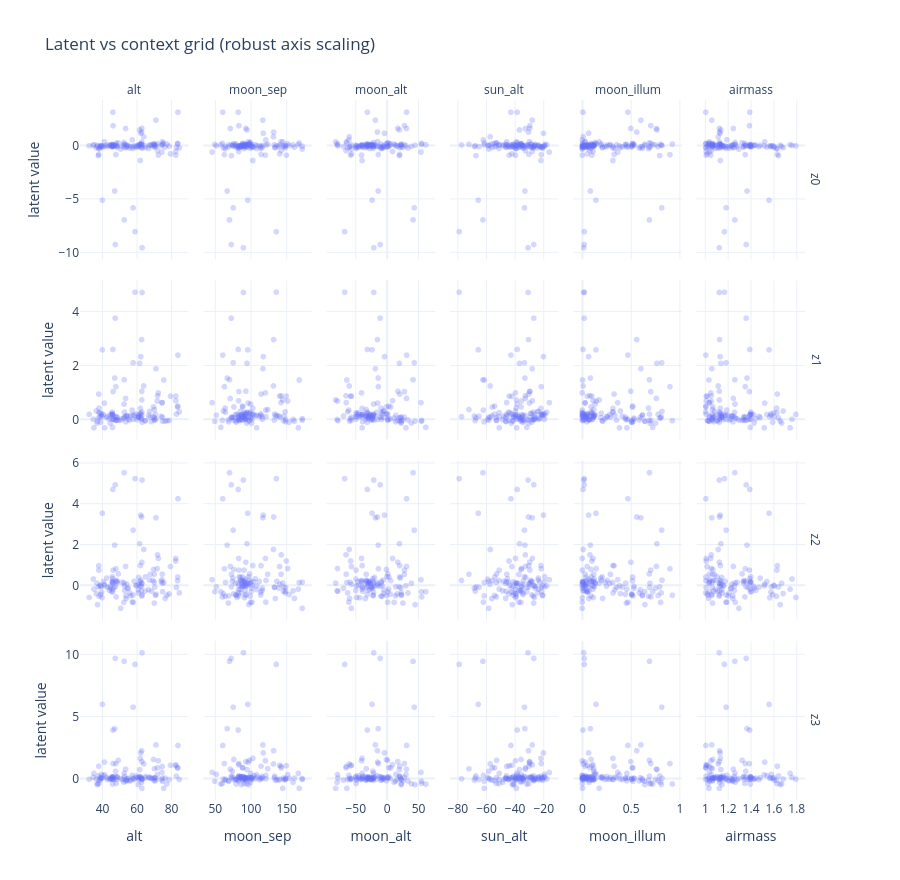
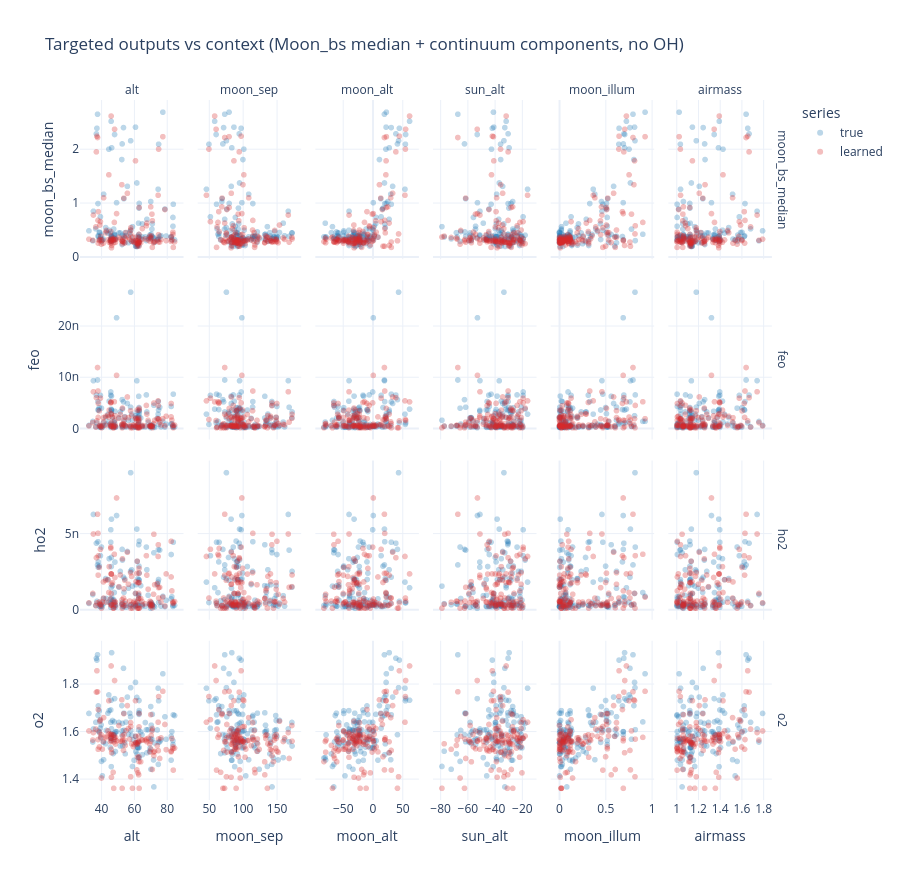

The code cell stored with these charts, in order, in its notebook:
### Code cell
# Diagnostics: coefficient-wise metrics + latent diagnostics
import numpy as np
import pandas as pd
from astropy.table import Table
import plotly.express as px

required = [
    "artifacts", "coef_mat", "ctx_mat", "coef_names",
    "coef_hat_phys", "mu_t_clip"
]
missing = [name for name in required if name not in globals()]
if missing:
    raise RuntimeError(
        "Run Cell 7 first. Missing variables: " + ", ".join(missing)
    )

model = artifacts["model"]
model.eval()

device = artifacts["device"]
test_idx = artifacts["test_idx"]
coef_scaler = artifacts["coef_scaler"]
ctx_scaler = artifacts["ctx_scaler"]

# Use training-time context names when available; avoid global overwrite from later cells.
ctx_names_train = artifacts.get("ctx_names", None)
if ctx_names_train is None:
    if "context_cols" in globals() and len(context_cols) == ctx_mat.shape[1]:
        ctx_names_train = list(context_cols)
    elif "ctx_names" in globals() and len(ctx_names) == ctx_mat.shape[1]:
        ctx_names_train = list(ctx_names)
    else:
        ctx_names_train = [f"ctx_{i}" for i in range(ctx_mat.shape[1])]

coef_test_phys = coef_mat[test_idx].astype(np.float32)
ctx_test_phys = ctx_mat[test_idx].astype(np.float32)

# Consume Cell 7 outputs directly (no duplicate clipping/re-encoding here).
if coef_hat_phys.shape != coef_test_phys.shape:
    raise RuntimeError(
        f"Prediction shape mismatch. coef_hat_phys={coef_hat_phys.shape}, coef_test_phys={coef_test_phys.shape}. "
        "Re-run Cell 7 before diagnostics."
    )

if "z_clip_frac" in globals() and "coef_clip_frac" in globals():
    print(f"Latent clipping fraction (from Cell 7): {100.0 * float(z_clip_frac):.2f}%")
    print(f"Decoded-output clipping fraction (from Cell 7): {100.0 * float(coef_clip_frac):.2f}%")

# ----- Coefficient-wise metrics -----
rmse = np.sqrt(np.mean((coef_hat_phys - coef_test_phys) ** 2, axis=0))
mae = np.mean(np.abs(coef_hat_phys - coef_test_phys), axis=0)

corr = []
for j in range(coef_test_phys.shape[1]):
    x = coef_test_phys[:, j]
    y = coef_hat_phys[:, j]
    if np.std(x) < 1e-12 or np.std(y) < 1e-12:
        corr.append(np.nan)
    else:
        corr.append(float(np.corrcoef(x, y)[0, 1]))
corr = np.array(corr)

metrics_tbl = Table(
    {
        "coef_name": coef_names,
        "rmse": rmse,
        "mae": mae,
        "corr": corr,
    }
)
metrics_tbl.sort("rmse")

print("Top 15 coefficients by lowest RMSE:")
metrics_tbl[:15]

print("\nWorst 15 coefficients by RMSE:")
metrics_tbl[::-1][:15]

print("\nGlobal summary on test set:")
print(f"  mean RMSE = {np.nanmean(rmse):.5g}")
print(f"  median RMSE = {np.nanmedian(rmse):.5g}")
print(f"  mean corr = {np.nanmean(corr):.5g}")
print(f"  median corr = {np.nanmedian(corr):.5g}")

o2_mask = np.array([str(name).lower().startswith("o2") for name in coef_names])
if np.any(o2_mask):
    print("\nO2-specific summary:")
    print(f"  mean RMSE = {np.nanmean(rmse[o2_mask]):.5g}")
    print(f"  median RMSE = {np.nanmedian(rmse[o2_mask]):.5g}")
    print(f"  mean corr = {np.nanmean(corr[o2_mask]):.5g}")
    print(f"  median corr = {np.nanmedian(corr[o2_mask]):.5g}")

    o2_tbl = Table(
        {
            "coef_name": np.array(coef_names)[o2_mask],
            "rmse": rmse[o2_mask],
            "mae": mae[o2_mask],
            "corr": corr[o2_mask],
        }
    )
    o2_tbl.sort("rmse")
    print("\nO2 coefficient details:")
    o2_tbl

# ----- Robust scaling helpers for plotting -----
def _robust_bounds(arr, q_low=1.0, q_high=99.0, pad_frac=0.05):
    arr = np.asarray(arr, dtype=np.float64)
    arr = arr[np.isfinite(arr)]
    if arr.size == 0:
        return (-1.0, 1.0)

    lo, hi = np.nanpercentile(arr, [q_low, q_high])
    if not np.isfinite(lo) or not np.isfinite(hi) or hi <= lo:
        lo = np.nanmin(arr)
        hi = np.nanmax(arr)

    if not np.isfinite(lo) or not np.isfinite(hi) or hi <= lo:
        c = float(arr[0])
        lo, hi = c - 0.5, c + 0.5

    span = max(hi - lo, 1e-6)
    pad = pad_frac * span
    return lo - pad, hi + pad

def _clip_to_bounds(arr, bounds):
    return np.clip(np.asarray(arr, dtype=np.float64), bounds[0], bounds[1])

def _set_bottom_facet_x_titles(fig, col_names, n_rows):
    """Show per-facet x-axis titles only on the bottom row."""
    n_cols = len(col_names)
    for r in range(n_rows):
        for c, cname in enumerate(col_names):
            axis_idx = r * n_cols + c + 1
            axis_name = "xaxis" if axis_idx == 1 else f"xaxis{axis_idx}"
            if axis_name in fig.layout:
                # Plotly numbers facet axes from bottom to top.
                fig.layout[axis_name].title.text = cname if r == 0 else ""

def _set_left_facet_y_titles(fig, row_titles, n_cols):
    """Set left y-axis titles per row to match output-group row labels."""
    # Plotly numbers y-axes from bottom to top across facet rows.
    ordered = list(row_titles)[::-1]
    for r, title in enumerate(ordered):
        axis_idx = r * n_cols + 1
        axis_name = "yaxis" if axis_idx == 1 else f"yaxis{axis_idx}"
        if axis_name in fig.layout:
            fig.layout[axis_name].title.text = title

# ----- Latent diagnostics -----
# Use clipped latent coordinates produced in Cell 7.
mu_np = mu_t_clip.cpu().numpy()

# Compact grid: columns are context variables and rows are latent dims.
max_latent_dims = min(4, mu_np.shape[1])
latent_cols = [f"z{k}" for k in range(max_latent_dims)]

# Downsample for responsive plotting on large test sets.
max_points = 5000
n_test = mu_np.shape[0]
if n_test > max_points:
    rng = np.random.default_rng(42)
    keep = np.sort(rng.choice(n_test, size=max_points, replace=False))
else:
    keep = np.arange(n_test)

mu_plot = mu_np[keep, :max_latent_dims]
ctx_plot = ctx_test_phys[keep]

rows = []
for k, zname in enumerate(latent_cols):
    for j, cname in enumerate(ctx_names_train):
        x_bounds = _robust_bounds(ctx_plot[:, j])
        y_bounds = _robust_bounds(mu_plot[:, k])
        rows.append(
            pd.DataFrame(
                {
                    "context_param": cname,
                    "context_value": _clip_to_bounds(ctx_plot[:, j], x_bounds),
                    "latent_value": _clip_to_bounds(mu_plot[:, k], y_bounds),
                    "latent_dim": zname,
                }
            )
        )

latent_ctx_df = pd.concat(rows, ignore_index=True)

fig_ctx = px.scatter(
    latent_ctx_df,
    x="context_value",
    y="latent_value",
    facet_col="context_param",
    facet_row="latent_dim",
    opacity=0.28,
    render_mode="webgl",
    title="Latent vs context grid (robust axis scaling)",
    labels={"latent_value": "latent value", "context_value": ""},
)

# Replace generic facet annotation text so each column/row clearly shows variable names.
fig_ctx.for_each_annotation(
    lambda a: a.update(
        text=a.text.replace("context_param=", "").replace("latent_dim=", "")
    )
)
fig_ctx.update_xaxes(matches=None)
fig_ctx.update_yaxes(matches=None)
fig_ctx.update_layout(
    template="plotly_white",
    height=max(650, 220 * max_latent_dims),
)
_set_bottom_facet_x_titles(fig_ctx, ctx_names_train, max_latent_dims)
fig_ctx.show()

# ----- Targeted output-vs-context grid -----
# Row 1: median of Moon_bs coefficients.
# Following rows: one continuum component each, excluding OH groups.
coef_name_l = [str(n).lower() for n in coef_names]

moon_bs_idx = np.array(
    [i for i, n in enumerate(coef_name_l) if n.startswith("moon_bs")],
    dtype=int,
)

def _continuum_group(name):
    # Explicitly skip OH-related groups/components.
    if "oh" in name:
        return None

    patterns = [
        ("moon", ["moon", "zodi"]),
        ("diffuse", ["diffuse"]),
        ("ho2", ["ho2", "hydroperoxyl"]),
        ("feo", ["feo", "iron"]),
        ("o2", ["o2", "oxygen"]),
        ("continuum", ["continuum"]),
    ]
    for gname, keys in patterns:
        if any(k in name for k in keys):
            return gname
    return None

comp_to_idx = {}
for i, n in enumerate(coef_name_l):
    if i in moon_bs_idx:
        continue
    g = _continuum_group(n)
    if g is None:
        continue
    comp_to_idx.setdefault(g, []).append(i)

row_groups = []
if moon_bs_idx.size > 0:
    row_groups.append(("moon_bs_median", moon_bs_idx))

for gname in sorted(comp_to_idx.keys()):
    row_groups.append((gname, np.array(comp_to_idx[gname], dtype=int)))

if len(row_groups) == 0:
    raise RuntimeError(
        "Could not identify Moon_bs/continuum groups from coefficient names. "
        "Inspect coef_names naming conventions."
    )

out_rows = []
for row_name, idxs in row_groups:
    y_true = np.nanmedian(coef_test_phys[:, idxs], axis=1)
    y_pred = np.nanmedian(coef_hat_phys[:, idxs], axis=1)

    for j, cname in enumerate(ctx_names_train):
        x_raw = ctx_test_phys[:, j]
        x_bounds = _robust_bounds(x_raw)
        y_bounds = _robust_bounds(np.concatenate([y_true, y_pred]))

        out_rows.append(
            pd.DataFrame(
                {
                    "output_group": row_name,
                    "context_param": cname,
                    "context_value": _clip_to_bounds(x_raw, x_bounds),
                    "output_value": _clip_to_bounds(y_true, y_bounds),
                    "series": "true",
                }
            )
        )
        out_rows.append(
            pd.DataFrame(
                {
                    "output_group": row_name,
                    "context_param": cname,
                    "context_value": _clip_to_bounds(x_raw, x_bounds),
                    "output_value": _clip_to_bounds(y_pred, y_bounds),
                    "series": "learned",
                }
            )
        )

out_df = pd.concat(out_rows, ignore_index=True)

fig_out = px.scatter(
    out_df,
    x="context_value",
    y="output_value",
    color="series",
    facet_col="context_param",
    facet_row="output_group",
    opacity=0.30,
    render_mode="webgl",
    title="Targeted outputs vs context (Moon_bs median + continuum components, no OH)",
    color_discrete_map={"true": "#1f77b4", "learned": "#d62728"},
    labels={"output_value": "", "context_value": ""},
)
fig_out.for_each_annotation(
    lambda a: a.update(
        text=a.text.replace("context_param=", "").replace("output_group=", "")
    )
)
fig_out.update_xaxes(matches=None)
fig_out.update_yaxes(matches=None)
fig_out.update_layout(
    template="plotly_white",
    height=max(720, 220 * len(row_groups)),
)
_set_bottom_facet_x_titles(fig_out, ctx_names_train, len(row_groups))
row_titles = [name for name, _ in row_groups]
_set_left_facet_y_titles(fig_out, row_titles, len(ctx_names_train))
fig_out.show()
